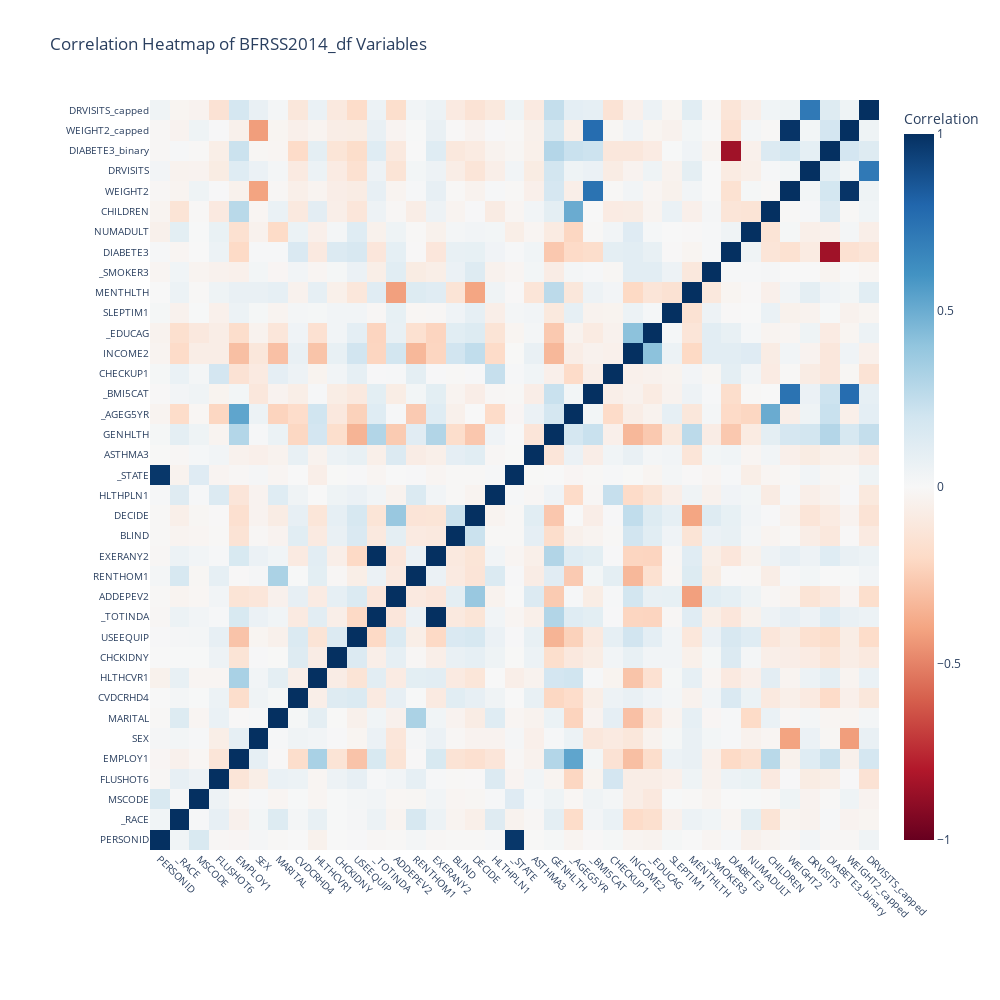

Write notebook code for a chart like this one.
### Code cell
import plotly.graph_objects as go

# Compute the correlation matrix for numerical columns
corr_matrix = BFRSS2014_df.corr(numeric_only=True)

# Create the heatmap
fig = go.Figure(data=go.Heatmap(
    z=corr_matrix.values,  # Correlation values
    x=corr_matrix.columns,  # Column names for x-axis
    y=corr_matrix.columns,  # Column names for y-axis
    colorscale='RdBu',  # Coolwarm-like color scale (red to blue)
    zmin=-1, zmax=1,  # Correlation values range from -1 to 1
#    text=corr_matrix.values,  # Values to display on hover
#    texttemplate='%{text:.2f}',  # Format hover text to 2 decimal places
    hoverinfo='x+y+z',  # Show x, y labels and correlation value on hover
    colorbar=dict(title='Correlation')  # Colorbar title
))

# Update layout for better readability
fig.update_layout(
    title='Correlation Heatmap of BFRSS2014_df Variables',
    xaxis=dict(tickangle=45, tickfont=dict(size=10)),  # Rotate x-axis labels
    yaxis=dict(tickfont=dict(size=10)),  # Adjust y-axis font size
    width=1000,  # Adjust width for variables
    height=1000,  # Adjust height for variables
    margin=dict(l=150, r=50, t=100, b=150)  # Adjust margins for labels
)

# Show the plot
fig.show()

### Figure 1 — Plotly figure (JSON) as saved in the notebook; plotly's stock layout.template omitted (floating-point values rounded to 4 significant figures; data arrays with more than 128 entries replaced by an {"elided": "..."} marker saying what was removed)
{"data": [{"colorbar": {"title": {"text": "Correlation"}}, "colorscale": [[0, "rgb(103,0,31)"], [0.1, "rgb(178,24,43)"], [0.2, "rgb(214,96,77)"], [0.3, "rgb(244,165,130)"], [0.4, "rgb(253,219,199)"], [0.5, "rgb(247,247,247)"], [0.6, "rgb(209,229,240)"], [0.7, "rgb(146,197,222)"], [0.8, "rgb(67,147,195)"], [0.9, "rgb(33,102,172)"], [1, "rgb(5,48,97)"]], "hoverinfo": "x+y+z", "type": "heatmap", "x": ["PERSONID", "_RACE", "MSCODE", "FLUSHOT6", "EMPLOY1", "SEX", "MARITAL", "CVDCRHD4", "HLTHCVR1", "CHCKIDNY", "USEEQUIP", "_TOTINDA", "ADDEPEV2", "RENTHOM1", "EXERANY2", "BLIND", "DECIDE", "HLTHPLN1", "_STATE", "ASTHMA3", "GENHLTH", "_AGEG5YR", "_BMI5CAT", "CHECKUP1", "INCOME2", "_EDUCAG", "SLEPTIM1", "MENTHLTH", "_SMOKER3", "DIABETE3", "NUMADULT", "CHILDREN", "WEIGHT2", "DRVISITS", "DIABETE3_binary", "WEIGHT2_capped", "DRVISITS_capped"], "y": ["PERSONID", "_RACE", "MSCODE", "FLUSHOT6", "EMPLOY1", "SEX", "MARITAL", "CVDCRHD4", "HLTHCVR1", "CHCKIDNY", "USEEQUIP", "_TOTINDA", "ADDEPEV2", "RENTHOM1", "EXERANY2", "BLIND", "DECIDE", "HLTHPLN1", "_STATE", "ASTHMA3", "GENHLTH", "_AGEG5YR", "_BMI5CAT", "CHECKUP1", "INCOME2", "_EDUCAG", "SLEPTIM1", "MENTHLTH", "_SMOKER3", "DIABETE3", "NUMADULT", "CHILDREN", "WEIGHT2", "DRVISITS", "DIABETE3_binary", "WEIGHT2_capped", "DRVISITS_capped"], "z": {"elided": "37x37 float values"}, "zmax": 1, "zmin": -1}], "layout": {"height": 1000, "margin": {"b": 150, "l": 150, "r": 50, "t": 100}, "title": {"text": "Correlation Heatmap of BFRSS2014_df Variables"}, "width": 1000, "xaxis": {"autorange": true, "range": [-0.5, 36.5], "tickangle": 45, "tickfont": {"size": 10}, "type": "category"}, "yaxis": {"autorange": true, "range": [-0.5, 36.5], "tickfont": {"size": 10}, "type": "category"}}}
